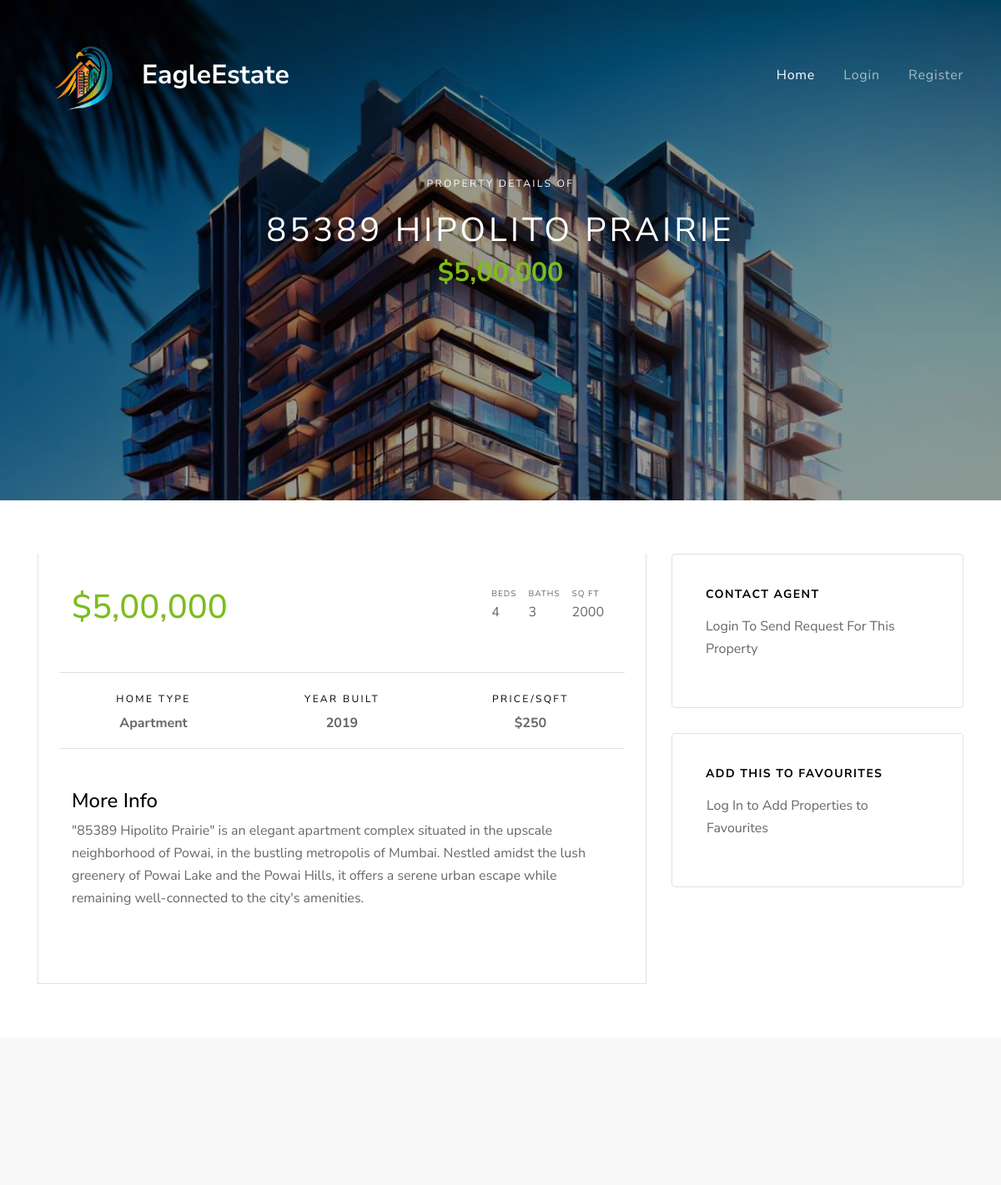
The app's page /property-details.php?id=16 with its own data.
### tables this page shows
CREATE TABLE `props` (
  `id` int(10) NOT NULL,
  `name` varchar(200) NOT NULL,
  `location` varchar(200) NOT NULL,
  `image` varchar(200) NOT NULL,
  `price` varchar(200) NOT NULL,
  `beds` varchar(200) NOT NULL,
  `baths` varchar(200) NOT NULL,
  `sq_ft` varchar(30) NOT NULL,
  `home_type` varchar(200) NOT NULL,
  `year_built` varchar(200) NOT NULL,
  `type` varchar(200) NOT NULL,
  `price_sqft` int(30) NOT NULL,
  `description` text NOT NULL,
  `admin_name` varchar(200) NOT NULL,
  `created_at` timestamp NOT NULL DEFAULT current_timestamp()
);

### property-details.php (the view, shortened to what this page needs)
<?php require "includes/header.php"; ?>
<?php require "config/config.php"; ?>
<?php
  if(isset($_GET['id'])) {
    $id = $_GET['id'];
    $single = $conn->query("SELECT * FROM props WHERE id='$id'");
    $single->execute();
    $allDetails = $single->fetch(PDO::FETCH_OBJ);
  } else {
    echo "<script>window.location.href='".APPURL."/404.php' </script>";
  }
?>
    <div class="site-blocks-cover inner-page-cover overlay" style="background-image: url(<?php echo THUMBNAILMURL; ?>/<?php echo $allDetails->image; ?>);" data-aos="fade" data-stellar-background-ratio="0.5">
      <div class="container">
        <div class="row align-items-center justify-content-center text-center">
          <div class="col-md-10">
            <span class="d-inline-block text-white px-3 mb-3 property-offer-type rounded">Property Details of</span>
            <h1 class="mb-2"><?php echo $allDetails->name; ?></h1>
            <p class="mb-5"><strong class="h2 text-success font-weight-bold">$<?php echo $allDetails->price; ?></strong></p>
          </div>
        </div>
      </div>
    </div>
    <div class="site-section site-section-sm">
      <div class="container">
        <div class="row">
          <div class="col-lg-8">
            <div class="bg-white property-body border-bottom border-left border-right">
              <div class="row mb-5">
                <div class="col-md-6">
                  <strong class="text-success h1 mb-3">$<?php echo $allDetails->price; ?></strong>
                </div>
                <div class="col-md-6">
                  <ul class="property-specs-wrap mb-3 mb-lg-0  float-lg-right">
                  <li>
                    <span class="property-specs">Beds</span>
                    <span class="property-specs-number"><?php echo $allDetails->beds; ?></span>
                  </li>
                  <li>
                    <span class="property-specs">Baths</span>
                    <span class="property-specs-number"><?php echo $allDetails->baths; ?></span>
                  </li>
                  <li>
                    <span class="property-specs">SQ FT</span>
                    <span class="property-specs-number"><?php echo $allDetails->sq_ft; ?></span>
                  </li>
                </ul>
                </div>
              </div>
              <div class="row mb-5">
                <div class="col-md-6 col-lg-4 text-center border-bottom border-top py-3">
                  <span class="d-inline-block text-black mb-0 caption-text">Home Type</span>
                  <strong class="d-block"><?php echo str_replace('-', ' ', $allDetails->home_type); ?></strong>
                </div>
                <div class="col-md-6 col-lg-4 text-center border-bottom border-top py-3">
                  <span class="d-inline-block text-black mb-0 caption-text">Year Built</span>
                  <strong class="d-block"><?php echo $allDetails->year_built; ?></strong>
                </div>
                <div class="col-md-6 col-lg-4 text-center border-bottom border-top py-3">
                  <span class="d-inline-block text-black mb-0 caption-text">Price/Sqft</span>
                  <strong class="d-block">$<?php echo $allDetails->price_sqft; ?></strong>
                </div>
              </div>
              <h2 class="h4 text-black">More Info</h2>
              <p>
                <?php echo $allDetails->description; ?>
              </p>
            </div>
          </div>
          <div class="col-lg-4">
            <div class="bg-white widget border rounded">
              <h3 class="h4 text-black widget-title mb-3">Contact Agent</h3>
              <?php if(isset($_SESSION['user_id'])) : ?>
                    <?php if($check_request->rowCount() > 0) : ?>
                      <p>You Have Already Sent a Request To This Property</p>
                    <?php else : ?>
                      <form action="requests/process-request.php" method="POST" class="form-contact-agent">
                        <div class="form-group">
                          <label for="name">Name</label>
                          <input type="text" name="name" id="name" class="form-control">
                        </div>
                        <div class="form-group">
                          <label for="email">Email</label>
                          <input type="email" name="email" id="email" class="form-control">
                        </div>
                        <div class="form-group">
                          <label for="phone">Phone</label>
                          <input type="text" name="phone" id="phone" class="form-control">
                        </div>
                        <div class="form-group">
                          <input type="hidden" name="prop_id" value="<?php echo $id; ?>" id="phone" class="form-control">
                        </div>
                        <div class="form-group">
                          <input type="hidden" name="user_id" value="<?php echo $_SESSION['user_id']; ?>" id="phone" class="form-control">
                        </div>
                        <div class="form-group">
                          <input type="hidden" name="admin_name" value="<?php echo $allDetails->admin_name; ?>" id="phone" class="form-control">
                        </div>
                        <div class="form-group">
                          <input type="submit" name="submit" id="phone" class="btn btn-primary" value="Send Request">
                        </div>
                      </form>
                    <?php endif; ?>
                <?php else : ?>
                  <p>Login To Send Request For This Property</p>
                <?php endif; ?>
            </div>
            <div class="bg-white widget border rounded">
              <h3 class="h4 text-black widget-title mb-3 ml-0">Add This To Favourites</h3>
                  <div class="px-3" style="margin-left: -15px;">
                  <?php if(isset($_SESSION['user_id'])) : ?>
                    <form action="favs/add-fav.php" class="form-contact-agent" method="POST">
                        <div class="form-group">
                          <input type="hidden" id="name" name="prop_id" value="<?php echo $id; ?>" class="form-control">
                        </div>
                        <div class="form-group">
                          <input type="hidden" id="email" name="user_id" value="<?php echo $_SESSION['user_id']; ?>" class="form-control">
                        </div>
                      <?php if($check->rowCount() > 0) : ?>
                        <div class="form-group">
                          <a href="favs/delete-fav.php?prop_id=<?php echo $id; ?>&user_id=<?php echo $_SESSION["user_id"]; ?>" class="btn btn-primary text-white">Added</a>
                        </div>
                        <?php else : ?>
                        <div class="form-group">
                          <input type="submit" name="submit" id="phone" class="btn btn-primary" value="Add">
                        </div>
                        <?php endif; ?>
                    </form>
                    <?php else : ?>
                      <p>Log In to Add Properties to Favourites</p>
                    <?php endif; ?>
                  </div>
            </div>
          </div>
        </div>
      </div>
    </div>
    <div class="site-section site-section-sm bg-light">
      <div class="container">
        <div class="row">
          <div class="col-12">
          </div>
        </div>
<?php require "includes/footer.php"; ?>

### css/style.css (style rules this page uses)
body { line-height: 1.7; color: rgba(0, 0, 0, 0.6); font-weight: 400; font-size: 1rem; font-family: "Roboto Mono", SFMono-Regular, Menlo, Monaco, Consolas, "Liberation Mono", "Courier New", monospace; font-family: "Nunito Sans", -apple-system, BlinkMacSystemFont, "Segoe UI", Roboto, "Helvetica Neue", Arial, sans-serif, "Apple Color Emoji", "Segoe UI Emoji", "Segoe UI Symbol", "Noto Color Emoji"; }
.text-black { color: #000 !important; }
.bg-light { background: #f9f9f9 !important; }
.site-section { padding: 3em 0; }
@media (min-width: 768px) { .site-section { padding: 7em 0; } }
.site-section.site-section-sm { padding: 4em 0; }
.site-blocks-cover { background-size: cover; background-repeat: no-repeat; background-position: top; }
.site-blocks-cover.overlay { position: relative; }
.site-blocks-cover.overlay:before { position: absolute; content: ""; left: 0; bottom: 0; right: 0; top: 0; background: rgba(0, 0, 0, 0.4); }
.site-blocks-cover, .site-blocks-cover .row { min-height: 600px; height: calc(100vh); }
.site-blocks-cover.inner-page-cover, .site-blocks-cover.inner-page-cover .row { min-height: 600px; height: calc(30vh); }
.site-blocks-cover h1 { font-weight: 900; color: #fff; font-weight: normal; letter-spacing: .1em; text-transform: uppercase; }
.site-blocks-cover p { color: #fff; font-size: 1.5rem; line-height: 1.5; }
.site-blocks-cover .property-offer-type { letter-spacing: .2em; font-size: 12px; text-transform: uppercase; padding-top: 5px; padding-bottom: 5px; }
.caption-text { letter-spacing: .2em; font-size: 12px; text-transform: uppercase; padding-top: 5px; padding-bottom: 5px; }
.property-specs-wrap { list-style: none; padding: 0; margin: 0; }
.property-specs-wrap li { display: inline-block; margin-right: 10px; margin-bottom: 10px; }
.property-specs { display: block; text-transform: uppercase; font-size: 10px; letter-spacing: .1em; }
.widget { padding: 40px; margin-bottom: 30px; }
.widget .widget-title { font-size: 14px; font-weight: bold; color: #000; text-transform: uppercase; letter-spacing: .1em; }
.property-body { padding: 40px; }

### records on screen
props: image (picture), name "85389 HIPOLITO PRAIRIE", price "5,00,000", beds "4", baths "3", sq_ft "2000", home_type "Apartment", year_built "2019", price_sqft "250", description "\"85389 Hipolito Prairie\" is an elegant apartment complex situated in the upscale neighborhood of Powai, in the bustling metropolis of Mumbai. Nestled amidst the lush greenery of Powai Lake and the Powai Hills, it offers a serene urban escape while remaining well-connected to the city's amenities."
